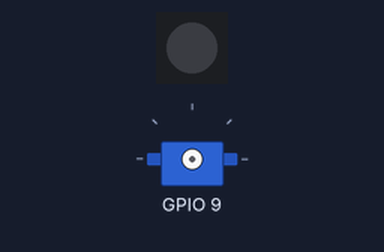
Recording of a sketch running on a simulated ESP32-S3. Shown: 1 RGB LEDs in strip order, left to right, servo. Dim RGB values are drawn brighter than linear.

Above: at 0.1 s.
At 119.1 s:
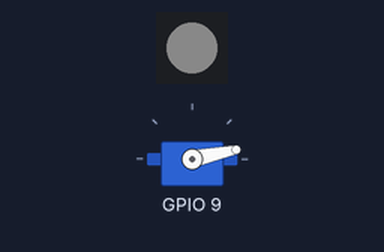
Timing chart, 0 to 130.0 s (numbered marks = the images above):
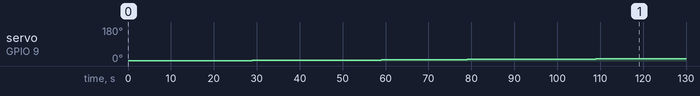

Measured:
- by itself, servo on GPIO 9: moves from 1° to 13° over 110 s

The sketch:

main.ino
```cpp
//#############################################################################
/**
 * @file main.c
 * @author Francis Gratton
 * @brief
 * Program file containing the code defined in xmain.h
 * Please refer to this other file for information necessary in order to make this work.
 * @version 0.1
 * @date 2023-05-04
 *
 * @copyright Copyright (c) 2023
 *
 */
//#############################################################################


//INCLUSIONS
#include <Adafruit_MPU6050.h>
#include <Adafruit_Sensor.h>
#include <Adafruit_NeoPixel.h>
#include "main.h"

// inlcude des pilotes

#include "piloteEntree1.h"
#include "pilote_NEOPIXEL.h"
#include "Pilote_I2C.h"
#include "pilote_PWM.h"


// Include des Services
#include "serviceTaskServer.h"
#include "serviceBaseDeTemps.h"

// Inlude des interfaces
#include "interfaceEntree1.h"
#include "interface_NEOPIXEL.h"
#include "Interface_Accelerometre.h"
#include "interface_PWM.h"

// Include des processus
#include "processusClignotant.h"
#include "Processus_Controle.h"

//Definitions privees
//pas de definitions privees
//#include <Adafruit_NeoPixel.h>


/// @brief Fonction qui fait l'initialisation de tout les modules permettant
//   au fonctionnement global du véhicule.
/// @param void
void main_initialise(void);

//Definitions de variables privees:
//pas de variables privees

//Definitions de fonctions privees:

void main_initialise(void)
{
  serviceTaskServer_initialise();
  serviceBaseDeTemps_initialise();

  piloteEntree1_initialise();
  pilote_NEOPIXEL_initialise();
  pilote_I2C_Initialise();
  pilote_PWM_Initialise();

  //interfaceEntree1_initialise();
  interface_NEOPIXEL_initialise();
  interface_Accelerometre_initialise();
  interface_PWM_Initialise();

  processusClignotant_initialise();
  Processus_Controle_initialise();
}

void setup(void)
{
  Serial.begin(115200);
  main_initialise();


  #if defined(__AVR_ATtiny85__) && (F_CPU == 16000000)
  clock_prescale_set(clock_div_1);
  #endif
  // END of Trinket-specific code.


  serviceTaskServer_DemarreLesTachesALaTouteFinDeSetup();
}

void loop(void)
{
  serviceTaskServer_gestion.execute();
  serviceBaseDeTemps_gereDansLoop();
}

//Definitions de variables publiques:
//pas de variables publiques

//Definitions de fonctions publiques:
//pas de fonctions publiques
```

Interface_Accelerometre.h
```cpp
#ifndef INTERFACEACCELEROMETRE_H
#define INTERFACEACCELEROMETRE_H


int interface_Accelerometre_initialise(void);
int Get_Sensor_Event(sensors_event_t *a, sensors_event_t *g, sensors_event_t *temp);


#endif
```

Pilote_I2C.h
```cpp
#ifndef PILOTEI2C_H
#define PILOTEI2C_H


//TwoWire *_I2C;


int pilote_I2C_Initialise();
//void Get_I2C(TwoWire * wire);

#endif
```

Processus_Controle.h
```cpp
#ifndef PROCESSUSCONTROLE_H
#define PROCESSUSCONTROLE_H

int Processus_Controle_initialise(void);
void Print_Acc_Data();
void MoveServo();

#endif
```

interfaceEntree1.h
```cpp
#ifndef INTERFACEENTREE1_H
#define INTERFACEENTREE1_H

//MODULE: interfaceEntree1
//DESCRIPTION: pour s'interfacer avec l'entree 1
//L'etat de l'entree est lu periodiquement et les decisions rendues par rapport a
//son etat se basent sur un nombre minimum de lectures afin de reduire les risques
//d'erreurs causees par des rebondissements ou du bruit.
//La periode de la frequence INTERFACEENTREE1_FREQUENCE_DES_LECTURES_EN_HZ des lectures
//du bouton doit etre un multiple de la periode frequence de la base de temps utilisee.
//Dit autrement, la frequence de la base de temps utilisee doit etre un multiple de
//la frequence INTERFACEENTREE1_FREQUENCE_DES_LECTURES_EN_HZ
//Le nombre minimum de lectures est donne par
//INTERFACEENTREE1_NOMBRE_MINIMUM_DE_LECTURES_PAR_DECISION

//HISTORIQUE:
// 2021-04-04, Yves Roy, creation

//DEFINITIONS REQUISES PAR LE MODULE:
//Dependances materielles
//(copiez et adaptez ce qui suit dans "main.h")
//#define INTERFACEENTREE1_VALEUR_LUE_SI_ACTIVE  1
//#define INTERFACEENTREE1_VALEUR_LUE_SI_INACTIVE 0
//#define INTERFACEENTREE1_FREQUENCE_DES_LECTURES_EN_HZ  250
//#define INTERFACEENTREE1_NOMBRE_MINIMUM_DE_LECTURES_PAR_DECISION 10

//Dependances logicielles
//(copiez et adaptez ce qui suit dans "main.h")
//#define INTERFACEENTREE1_PHASE 0

//INFORMATION PUBLIQUE:
//Definitions publiques:


#define INTERFACEENTREE1_MODULE_EN_FONCTION 1
#define INTERFACEENTREE1_MODULE_PAS_EN_FONCTION 0
#define INTERFACEENTREE1_INFORMATION_DISPONIBLE 1
#define INTERFACEENTREE1_INFORMATION_TRAITEE 0
#define INTERFACEENTREE1_INACTIVE 0
#define INTERFACEENTREE1_ACTIVE  1
#define INTERFACEENTREE1_PAS_EN_FONCTION 2

/// @brief Structure public qui permet de savoir et de changer l'état du module
typedef struct
{
  unsigned char etatDuModule;
  unsigned char information;
  unsigned char etatDeLEntree;
} INTERFACEENTREE1;

//Fonctions publiques:
void interfaceEntree1_initialise(void);

//Variables publiques:
extern INTERFACEENTREE1 interfaceEntree1;

#endif
```

interface_NEOPIXEL.h
```cpp
// (licence header left out)
#ifndef INTERFACENEOPIXEL_H
#define INTERFACENEOPIXEL_H

//MODULE: interface_NEOPIXEL
//DESCRIPTION: pour s'interfacer avec le neopixel.

//HISTORIQUE:


//DEFINITIONS REQUISES PAR LE MODULE:
//Dependances materielles
//(copiez et adaptez ce qui suit dans "main.h")
//pas de requis

//Dependances logicielles
//(copiez et adaptez ce qui suit dans "main.h")
//pas de dependances logicielles

//INFORMATION PUBLIQUE:
//Definitions publiques:
//pas de definitions publiques

//Fonctions publiques:
void interface_NEOPIXEL_allume(int r, int g, int b);
void interface_NEOPIXEL_eteint(void);
void interface_NEOPIXEL_initialise(void);

//Variables publiques:
//pas de variables publiques

#endif
```

interface_PWM.h
```cpp
#ifndef INTERFACEPWM_H
#define INTERFACEPWM_H

int interface_PWM_Initialise();
void interface_Write_PWM(int position);

#endif
```

main.h
```cpp
// (licence header left out)
#ifndef MAIN_H
#define MAIN_H

//PROGRAMME: Batiscan
//DESCRIPTION: programme qui va permettre le bon fonctionnement d'un sous-marin

//HISTORIQUE:
/* Historique du programme gèrer par git et publier sur github au lien suivant
*
*       https://github.com/Franky55/Template
*/

//  *** INFORMATION PUBLIQUE ***


//DEFINITIONS REQUISES PAR LE MODULE:
//Dependances materielles:


/***  DÉFINITION POUR LES SERVOS MOTEURS  ***/

//Les pins utilisés
#define SERVO1 9


//Pin utilisé pour la communication I2C
#define I2C_SDA 7
#define I2C_SCL 8


//Utlisation de la LED Neopixel
#define NEOPIXEL  48
#define NUMPIXELS 1


/***  DÉFINITION NÉCESSAIRE À LA BASE DE TEMPS  ***/
/**
 * @brief Période en microsecondes à laquelle le TaskServer exécute sa fonction
 *  qui fait apelle au service Base de temps pour gêrer plusieur tache a la fois
 *
 */
#define SERVICETASKSERVER_PERIODE_EN_US (1000L)
/**
 * @brief Fréquence en Hz de la base de temps
 *
 */
#define SERVICEBASEDETEMPS_FREQUENCE_EN_HZ 1000
/**
 * @brief Nombre de phase dans une période de la base de temps (1 si pas utilisé)
 */
#define SERVICEBASEDETEMPS_NOMBRE_DE_PHASES_DANS_LOOP 1
/**
 * @brief Nombre de phase de la base de temps \ref xserviceBaseDeTemps.h
 *
 */
#define SERVICEBASEDETEMPS_NOMBRE_DE_PHASES 3


/**
 * @brief Numéro de phase du processus clignotant
 */
#define PROCESSUSCLIGNOTANT_PHASE 0

/**
 * @brief Numéro de phase du processus Controle
 */
#define PROCESSUSCONTROLE_PHASE 1

/**
 * @brief Numéro de phase du processus PWM
 */
#define PROCESSUSPWM_PHASE 2


#define PROCESSUSCLIGNOTANT_TEMPS_ALLUME_EN_MS 5
#define PROCESSUSCLIGNOTANT_TEMPS_ETEINT_EN_MS 500


#endif
```

piloteEntree1.h
```cpp
// (licence header left out)
#ifndef PILOTEENTREE1_H
#define PILOTEENTREE1_H

//MODULE: piloteEntree1

//ENVIRONNEMENT ESP32 et Arduino
// 2021-04-04, Yves Roy, creation

//DEFINITIONS REQUISES PAR LE MODULE:
//Dependances materielles
//(copiez et adaptez ce qui suit dans "main.h")
//#define PILOTEENTREE1_MODE_FLOTTANT_AVEC_PULL_UP
//#define PILOTEENTREE1_MODE_FLOTTANT_SANS_PULL_UP
//#define PILOTEENTREE1_BROCHE 21

//Dependances logicielles
//pas de dependances logicielles

//INFORMATION PUBLIQUE:
//Definitions publiques:
// pas de definitions publiques

//Fonctions publiques:

/// @brief Fonction qui permet de savoir l'état logique d'une BROCHE d'un micocontrôleur
/// @param void \ref PILOTEENTREE1_BROCHE est une définition dans \ref xmain.h
/// @return Valeur de la PIN de 1 ou 0 sur un unsigned char
unsigned char piloteEntree1_lit(void);
/// @brief Foncion qui initialise la lecture de la Broche du microcontrôleur
/// @param void \ref PILOTEENTREE1_BROCHE est une définition dans \ref xmain.h
void piloteEntree1_initialise(void);

//Variables publiques:
//pas de variables publiques

#endif
```

pilote_NEOPIXEL.h
```cpp
// (licence header left out)
#ifndef PILOTEIOT1_H
#define PILOTEIOT1_H

//MODULE: piloteIOT1
//DESCRIPTION: pour permettre la commande d'une sortie en "push-pull" (teste avec ESP32)
// 2022-04-11, Yves Roy, creation

//DEFINITIONS REQUISES PAR LE MODULE:
//Dependances materielles
//(copiez et adaptez ce qui suit dans "main.h")
//#define PILOTEIOT1_BROCHE 13
//#define PILOTEIOT1_ETAT_INITIAL_A_UN
//#define PILOTEIOT1_ETAT_INITIAL_A_ZERO

//Dependances logicielles
//pas de dependances logicielles

//INFORMATION PUBLIQUE:
//Definitions publiques:
// pas de definitions publiques

//Fonctions publiques:

/**
 * @brief Fonction qui met a 5V la broche \ref PILOTEIOT1_BROCHE du microcontrôleur
 *
 */
void pilote_NEOPIXEL_metA(int r, int g, int b);
/**
 * @brief Fonction qui met a 0V la broche \ref PILOTEIOT1_BROCHE du mirocontrôleur
 *
 */
void pilote_NEOPIXEL_Clear(void);

/**
 * @brief Fonction d'initialisation de la broche \ref PILOTEIOT1_BROCHE
 *  du mirocontrôleur. Met la broche du microcontrôleur en sortie et assigne
 *  sa valeur initial selon la définition \ref PILOTEIOT1_ETAT_INITIAL_A_ZERO
 *  ou \ref PILOTEIOT1_ETAT_INITIAL_A_UN.
 *
 */
void pilote_NEOPIXEL_initialise(void);

//Variables publiques:
//pas de variables publiques
#endif
```

pilote_PWM.h
```cpp
#ifndef PILOTEPWM_H
#define PILOTEPWM_H


int pilote_PWM_Initialise();
float write_PWM(int servoPin, int position);

#endif
```

processusClignotant.h
```cpp
#ifndef PROCESSUSCLIGNOTANT_H
#define PROCESSUSCLIGNOTANT_H

//MODULE: processusClignotant
//DESCRIPTION: implemente la gestion d'un clignotant.

//HISTORIQUE:
// 2018-09-09, Yves Roy, creation
// 2022-04-11, Yves Roy, reutilisation pour ESP32 247-527

//DEFINITIONS REQUISES PAR LE MODULE:
//Dependances materielles
//(copiez et adaptez ce qui suit dans "main.h")
//pas de dependances materielles

//Dependances logicielles
//(copiez et adaptez ce qui suit dans "main.h")
//#define PROCESSUSCLIGNOTANT_TEMPS_ALLUME_EN_MS  500
//#define PROCESSUSCLIGNOTANT_TEMPS_ETEINT_EN_MS  500
//#define PROCESSUSCLIGNOTANT_PHASE 0


//INFORMATION PUBLIQUE:
//Definitions publiques:
//pas de definitions publiques

//Fonctions publiques:
void processusClignotant_initialise(void);

//Variables publiques:
//pas de variables publiques

#endif
```

serviceBaseDeTemps.h
```cpp
// (licence header left out)
#ifndef SERVICEBASEDETEMPS_H
#define SERVICEBASEDETEMPS_H

//MODULE: serviceBaseDeTemps
//DESCRIPTION: pour mettre en place un service d'appels periodiques de fonctions
//pointees par un tableau de pointeurs de fonctions. Le service met en place
//une base de temps qui reposent sur l'emploi des appels que peut faire le module
//serviceTaskServer

//HISTORIQUE:
// 2021-04-07, Yves Roy, creation

//DEFINITIONS REQUISES PAR LE MODULE:
//Dependances materielles
//(copiez et adaptez ce qui suit dans "main.h")
//pas de dependances materielles

//Dependances logicielles
//(copiez et adaptez ce qui suit dans "main.h")
//#define SERVICEBASEDETEMPS_NOMBRE_DE_PHASES 2
//#define SERVICEBASEDETEMPS_NOMBRE_DE_PHASES_DANS_LOOP 3
//#define SERVICEBASEDETEMPS_FREQUENCE_EN_HZ (PILOTETIMER0_FREQUENCE_DES_INTERRUPTIONS_EN_HZ)
//INFORMATION PUBLIQUE:

//Definitions publiques:
//pas de definitions publiques

//Fonctions publiques:
void serviceBaseDeTemps_gereDansLoop(void);
void serviceBaseDeTemps_initialise(void);

//Variables publiques:

/**
 * @brief Tableau de pointeur de fonction qui peuvent être assigné par leur processus respectif.
 *  Ce tableau est au centre du fonctionnement de la base de temps. Pour plus d'explication voir
 *  le fichier de définition de la base de temps \ref xserviceBaseDeTemps.h
 *
 */
extern void (*serviceBaseDeTemps_execute[SERVICEBASEDETEMPS_NOMBRE_DE_PHASES])(void);

extern void (*serviceBaseDeTemps_executeDansLoop[SERVICEBASEDETEMPS_NOMBRE_DE_PHASES_DANS_LOOP])(void);

#endif
```

serviceTaskServer.h
```cpp
#ifndef SERVICETASKSERVER_H
#define SERVICETASKSERVER_H

//MODULE: serviceTaskServer
//DESCRIPTION: pour permettre des appels périodiques de fonctions
//La fonction d'initialisation du module permet de mettre des appels periodiques en place.
//Il faut faire appel a la fonction serviceTaskServer_DemarreLesTachesALaTouteFinDeSetup pour lancer les appels periodiques.
//Le pointeur de fonction serviceTaskServer_execute sert a pointer la fonction qui sera appelee periodiquement apres le lancement du module
//L'initialisation du module fait en sorte que le pointeur de fonction serviceTaskServer_execute pointe par defaut une fonction qui ne fait rien
//Il faut faire en sorte que le pointeur de fonction serviceTaskServer_execute pointe la fonction a appelee periodiquement avant de lancer le module
//a l'aide de la fonction serviceTaskServer_DemarreLesTachesALaTouteFinDeSetup (ex. serviceTaskServer_execute = serviceBaseDeTemps_gere)
//Comme l'indique son nom, la fonction serviceTaskServer_DemarreLesTachesALaTouteFinDeSetup doit etre appelee a la toute fin de la fonction setup
//pour s'assurer que toutes les initialisations des pointeurs de fonctions du systeme a base de temps sont faites avant de lancer le module.
//Ce module remplace les modules qui utilisent des interruptions de "timers" pour mettre en place des appels periodiques de fonctions plutot que
//d'avoir recours aux fonctionnalites de RTOS.

//HISTORIQUE:
// 2021-04-16, Yves Roy, creation
// 2022-04-11, Yves Roy, ajout a la description

//DEFINITIONS REQUISES PAR LE MODULE:
// ==== Uncomment desired compile options =================================
// #define _TASK_SLEEP_ON_IDLE_RUN  // Enable 1 ms SLEEP_IDLE powerdowns between tasks if no callback methods were invoked during the pass
// #define _TASK_TIMECRITICAL       // Enable monitoring scheduling overruns
// #define _TASK_STATUS_REQUEST     // Compile with support for StatusRequest functionality - triggering tasks on status change events in addition to time only
// #define _TASK_WDT_IDS            // Compile with support for wdt control points and task ids
// #define _TASK_LTS_POINTER        // Compile with support for local task storage pointer
// #define _TASK_PRIORITY           // Support for layered scheduling priority
#define _TASK_MICRO_RES          // Support for microsecond resolution
//#define _TASK_STD_FUNCTION       // Support for std::function (ESP8266 and ESP32 ONLY)
// #define _TASK_DEBUG              // Make all methods and variables public for debug purposes
// #define _TASK_INLINE             // Make all methods "inline" - needed to support some multi-tab, multi-file implementations
// #define _TASK_TIMEOUT            // Support for overall task timeout
// #define _TASK_OO_CALLBACKS       // Support for dynamic callback method binding
// #define _TASK_DEFINE_MILLIS      // Force forward declaration of millis() and micros() "C" style
// #define _TASK_EXPOSE_CHAIN       // Methods to access tasks in the task chain
// #define _TASK_SCHEDULING_OPTIONS // Support for multiple scheduling options
#include <TaskScheduler.h>  ////https://www.arduino.cc/reference/en/libraries/taskscheduler/

//Dependances materielles
//(copiez et adaptez ce qui suit dans "main.h")
//pas de dependances materielles

//Dependances logicielles
//(copiez et adaptez ce qui suit dans "main.h")
//#define SERVICETASKSERVER_PERIODE_EN_US 4000

//INFORMATION PUBLIQUE:
//Definitions publiques:
//pas de definitions publiques

//Fonctions publiques:
void serviceTaskServer_initialise(void);
void serviceTaskServer_DemarreLesTachesALaTouteFinDeSetup(void);

//Variables publiques:
extern Scheduler serviceTaskServer_gestion;
extern Task serviceTaskServer_tache;//attention: la definition doit etre precedee de celle du Scheduler pour que ca fonctionne
extern void (*serviceTaskServer_execute)(void);

#endif
```

Interface_Accelerometre.cpp
```cpp
#include <Arduino.h>
#include "main.h"
#include <Adafruit_MPU6050.h>
#include <Adafruit_Sensor.h>
#include "Interface_Accelerometre.h"


#define I2C_SDA 7
#define I2C_SCL 8
#define ADDRESSE 0x68

TwoWire I2C = TwoWire(0);
Adafruit_MPU6050 mpu;


int interface_Accelerometre_initialise(void)
{

  I2C.begin(I2C_SDA, I2C_SCL, 400000);

  if (!mpu.begin(ADDRESSE, &I2C, 0))
  {
    Serial.println("Failed to find MPU6050 chip");
    return -1;
  }

    mpu.setAccelerometerRange(MPU6050_RANGE_8_G);
    mpu.setGyroRange(MPU6050_RANGE_500_DEG);
    mpu.setFilterBandwidth(MPU6050_BAND_21_HZ);


  return 0;

}


int Get_Sensor_Event(sensors_event_t *a, sensors_event_t *g, sensors_event_t *temp)
{
    if(mpu.getEvent(a, g, temp))
    {
        return 0;
    }
    else
    {
        return -1;
    }
}
```

Pilote_I2C.cpp
```cpp
#include <Arduino.h>
#include "main.h"
#include "Wire.h"
#include "Pilote_I2C.h"


//TwoWire *_I2C;
int pilote_I2C_Initialise()
{


    //_I2C = &I2C;
    return 0;
}


// void Get_I2C(TwoWire * wire)
// {
//     wire = _I2C;
// }
```

interface_NEOPIXEL.ino
```cpp
// (licence header left out)
//INCLUSIONS
#include "main.h"
#include "pilote_NEOPIXEL.h"
#include "interface_NEOPIXEL.h"

//Definitions privees
//pas de definitions privees

//Declarations de fonctions privees:
//pas de fonction privees

//Definitions de variables privees:
//pas de variables privees

//Definitions de fonctions privees:
//pas de fonctions privees

//Definitions de variables publiques:
//pas de variables publiques
int i=0;
bool Sense = true;

//Definitions de fonctions publiques:
void interface_NEOPIXEL_allume(int r, int g, int b)
{
  pilote_NEOPIXEL_metA(r, g, b);
}


void interface_NEOPIXEL_eteint(void)
{
  pilote_NEOPIXEL_Clear();
}

void interface_NEOPIXEL_initialise(void)
{

}
```

interface_PWM.cpp
```cpp
#include <Arduino.h>
#include "main.h"
#include "pilote_PWM.h"
#include "interface_PWM.h"


int interface_PWM_Initialise()
{
    return 0;
}


void interface_Write_PWM(int position)
{
    write_PWM(SERVO1, position);
}
```

Source omitted: Processus_Controle.cpp (1629 bytes), interfaceEntree1.ino (2977 bytes), piloteEntree1.ino (1214 bytes), pilote_NEOPIXEL.ino (1630 bytes), pilote_PWM.cpp (416 bytes), processusClignotant.ino (2014 bytes), serviceBaseDeTemps.ino (2222 bytes), serviceTaskServer.ino (1543 bytes)
